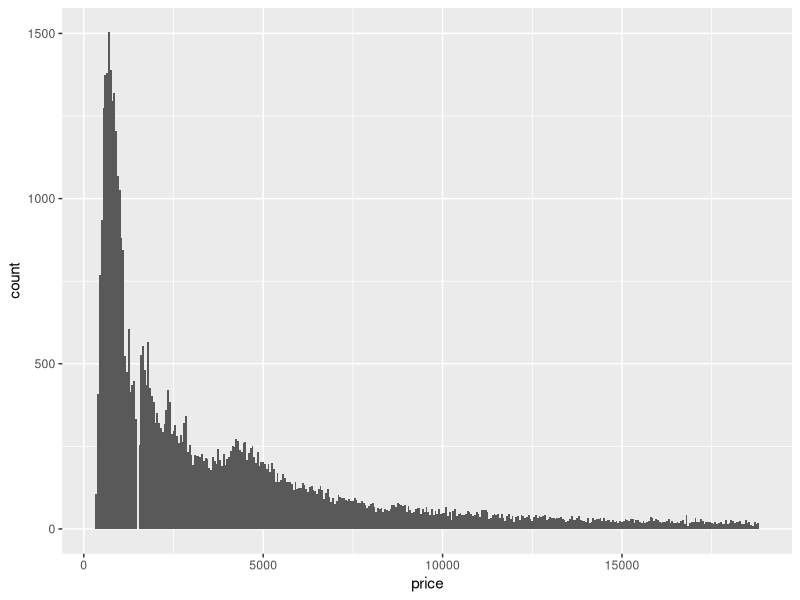
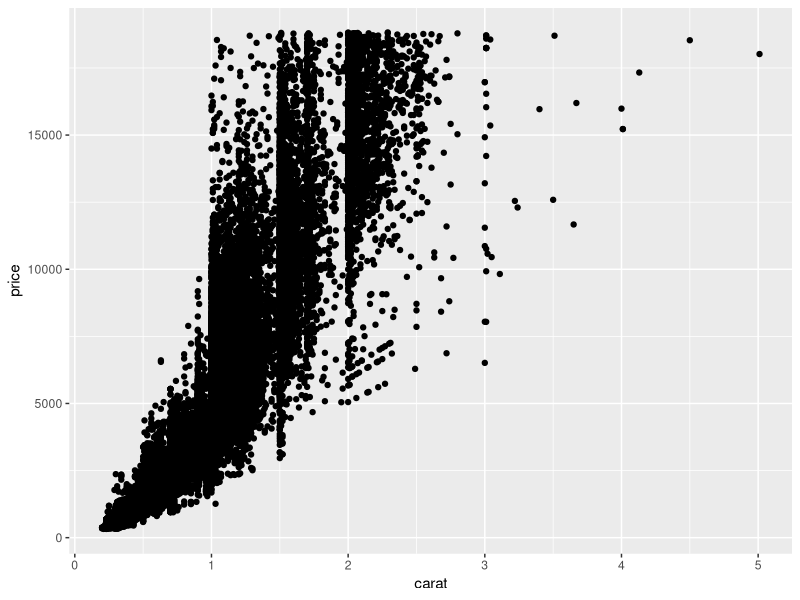
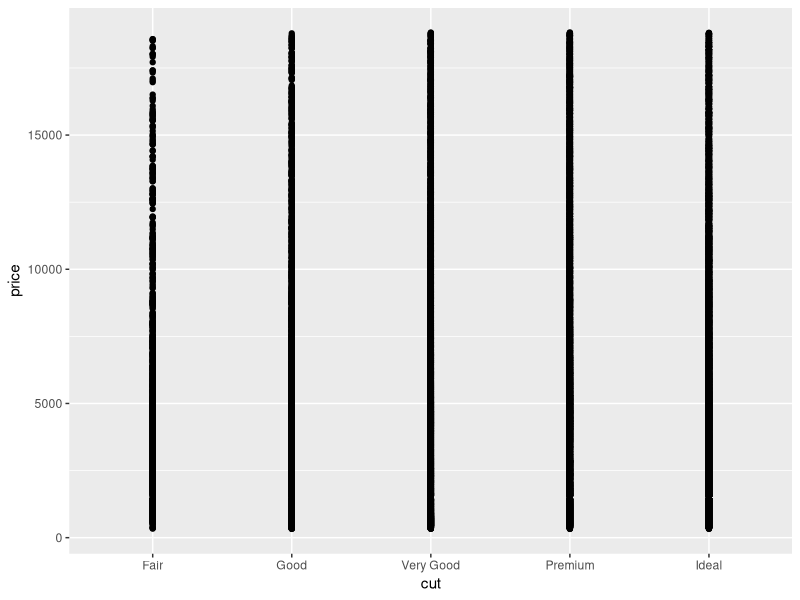
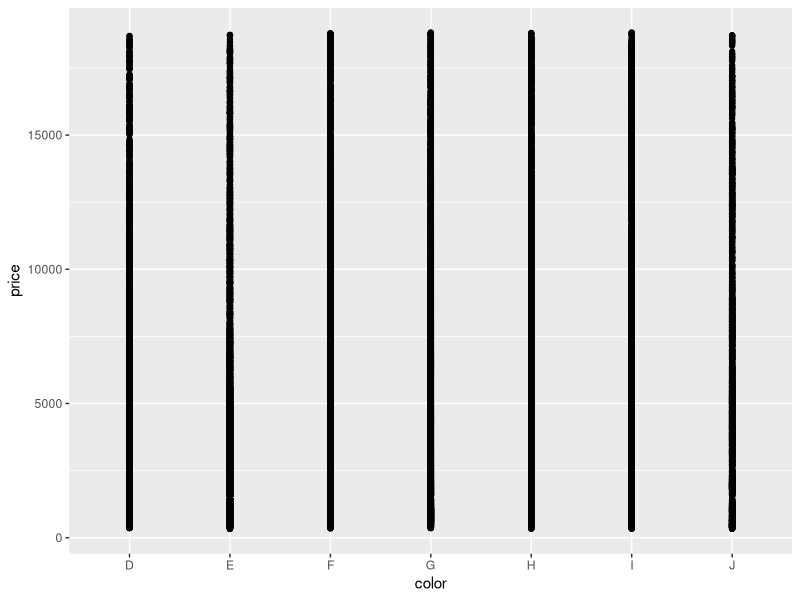
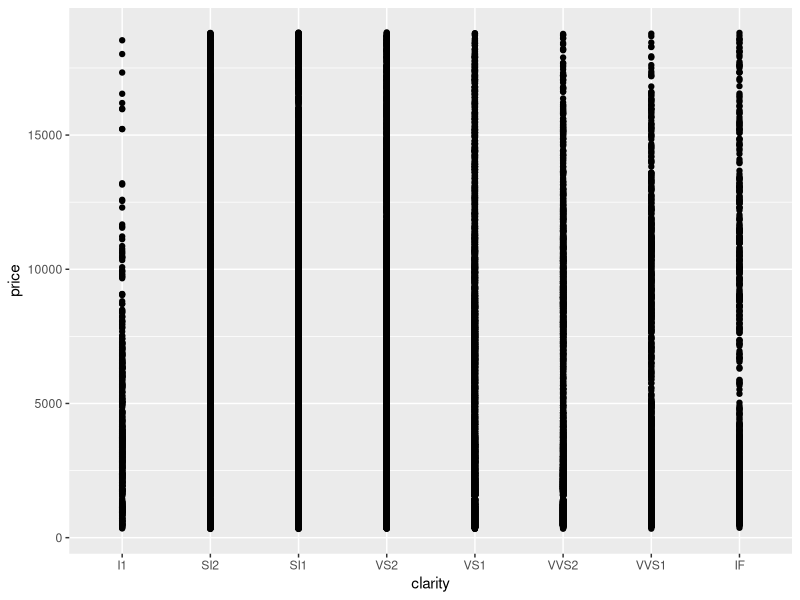

Recreate these plots in R, in order.
#' --- 
#' title: "r4ds exercise 3" 
#' author: Amelia Nelson
#' date: April 10, 2018 
#' output: github_document 
#' ---

library(tidyverse)
?diamonds

# Question 1: Explore the distribution of price with geom_histogram() and other functions. Use prose to describe the distribution you utlimately discover. What are some of the most surprising features of the distribution to you?

diamonds %>% 
  ggplot(aes(x=price)) + 
  geom_histogram(binwidth = 50)

# The graph 

# Question 2: Which of the 4Cs (i.e., carat, cut, color, and clarity) is most important for predicting the price of a diamond?

# carat vs price scatterplot
diamonds %>%
  ggplot(aes(x = carat, y = price)) +
  geom_point()

# cut vs price scatterplot
diamonds %>%
  ggplot(aes(x = cut, y = price)) +
  geom_point()

# color vs price scatterplot
diamonds %>%
  ggplot(aes(x = color, y = price)) +
  geom_point()

# clarity vs price scatterplot
diamonds %>%
  ggplot(aes(x = clarity, y = price)) +
  geom_point()

# It is clear that carat is the biggest factor when When plotting the carat of a diamond versus the price of the diamond, we can see an exponential inrease. From a one carat diamond to a 2 carat diamond, there is a huge jump in price. After 2 carats, prices don't differentiate by carat as much.
